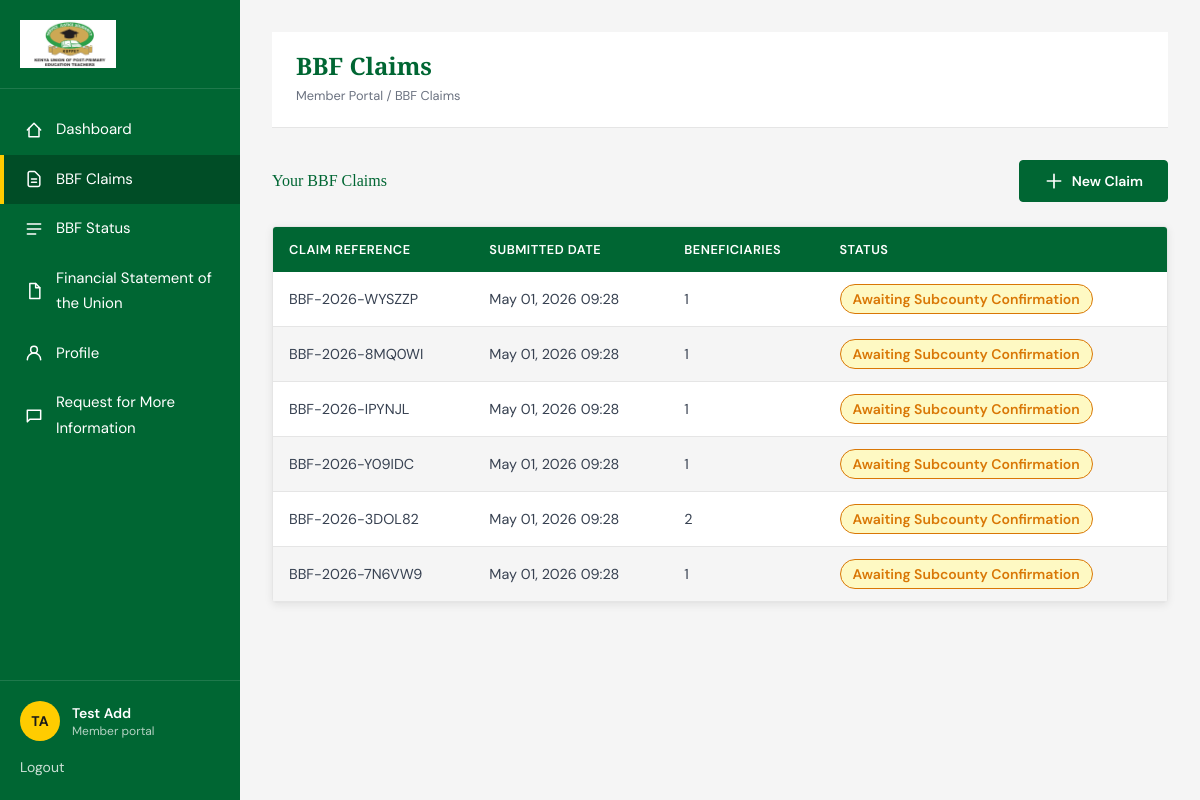
Page /dashboard/bbf-claims/ (signed in) on the committed database.
### accounts/models.py (models this page shows, shortened)
class CustomUser(AbstractUser):
    tsc_number = models.CharField(max_length=50, unique=True)
    email = models.EmailField(_('email address'), unique=True, null=True, blank=True)
    phone_number = models.CharField(max_length=20, blank=True)
    sub_county = models.CharField(max_length=100, blank=True)
    school = models.CharField(max_length=150, blank=True)
    APPROVAL_STATUS_CHOICES = [
        ('PENDING', _('Pending Approval')),
        ('APPROVED', _('Approved')),
        ('REJECTED', _('Rejected')),
    ]
    approval_status = models.CharField(max_length=10, choices=APPROVAL_STATUS_CHOICES, default='PENDING')
    approval_date = models.DateTimeField(null=True, blank=True)
    approved_by = models.ForeignKey(
        'self',
        on_delete=models.SET_NULL,
        null=True,
        blank=True,
        related_name='approved_users'
    )
    totp_secret = models.CharField(max_length=16, blank=True)
    totp_enabled = models.BooleanField(default=False)
    is_subcounty_rep = models.BooleanField(default=False)
    is_county_rep = models.BooleanField(default=False)
    username = None
    USERNAME_FIELD = 'tsc_number' # Use TSC number for login
    REQUIRED_FIELDS = ['email']
    objects = CustomUserManager()

### bbf/models.py (models this page shows, shortened)
class BBFClaim(models.Model):
    STATUS_CHOICES = [
        ('pending', 'Pending'),
        ('awaiting_subcounty', 'Awaiting Subcounty'),
        ('awaiting_county', 'Awaiting County'),
        ('approved', 'Approved'),
        ('rejected', 'Rejected'),
    ]
    member = models.ForeignKey(
        settings.AUTH_USER_MODEL,
        on_delete=models.CASCADE,
        related_name='bbf_claims'
    )
    claim_reference = models.CharField(
        max_length=50,
        unique=True,
        default=generate_claim_reference
    )
    status = models.CharField(
        max_length=20,
        choices=STATUS_CHOICES,
        default='pending'
    )
    submitted_at = models.DateTimeField(auto_now_add=True)
    updated_at = models.DateTimeField(auto_now=True)
    subcounty_confirmed_at = models.DateTimeField(null=True, blank=True)
    subcounty_confirmed_by = models.ForeignKey(
        settings.AUTH_USER_MODEL,
        on_delete=models.SET_NULL,
        null=True,
        blank=True,
        related_name='subcounty_confirmed_claims'
    )
    county_confirmed_at = models.DateTimeField(null=True, blank=True)
    county_confirmed_by = models.ForeignKey(
        settings.AUTH_USER_MODEL,
        on_delete=models.SET_NULL,
        null=True,
        blank=True,
        related_name='county_confirmed_claims'
    )
    @property
    def beneficiaries_count(self):
        return self.beneficiaries.count()

### dashboard/views.py (the view)
# urls.py: path('bbf-claims/', views.BBFClaimsListView.as_view(), name='bbf_claims'),
class BBFClaimsListView(LoginRequiredMixin, ListView):
    template_name = "dashboard/bbf_claims_list.html"
    login_url = reverse_lazy("login")
    context_object_name = "claims"
    def get_queryset(self):
        return BBFClaim.objects.filter(member=self.request.user).order_by("-submitted_at")

### templates/dashboard/bbf_claims_list.html (shortened to what this page needs)
{% extends 'dashboard/base_dashboard.html' %}
{% load static %}
{% block dashboard_title %}BBF Claims{% endblock %}
{% block dashboard_breadcrumb %}Member Portal / BBF Claims{% endblock %}
{% block dashboard_content %}
<div class="space-y-6">
    <div class="flex items-center justify-between">
        <div class="flex items-center gap-4">
            <h2 class="dashboard-heading">Your BBF Claims</h2>
        </div>
        <a href="{% url 'bbf_claim_create' %}" class="btn btn-primary">
            <svg class="h-5 w-5" fill="none" stroke="currentColor" viewBox="0 0 24 24" aria-hidden="true">
                <path stroke-linecap="round" stroke-linejoin="round" stroke-width="2" d="M12 4v16m8-8H4"></path>
            </svg>
            <span>New Claim</span>
        </a>
    </div>
    <div class="table-shell">
        <table class="data-table">
            <thead>
                <tr>
                    <th>Claim Reference</th>
                    <th>Submitted Date</th>
                    <th>Beneficiaries</th>
                    <th>Status</th>
                </tr>
            </thead>
            <tbody>
                {% for claim in claims %}
                    <tr class="cursor-pointer hover:bg-[var(--bg-card-hover)]" onclick="window.location.href='{% url 'bbf_claim_detail' pk=claim.pk %}'">
                        <td class="font-mono text-sm">{{ claim.claim_reference }}</td>
                        <td>{{ claim.submitted_at|date:"M d, Y H:i" }}</td>
                        <td>{{ claim.beneficiaries_count }}</td>
                        <td>
                            {% if claim.status == 'pending' %}
                                <span class="status-badge status-badge--muted">Pending</span>
                            {% elif claim.status == 'awaiting_subcounty' %}
                                <span class="status-badge status-badge--pending">Awaiting Subcounty Confirmation</span>
                            {% elif claim.status == 'awaiting_county' %}
                                <span class="status-badge status-badge--info">Awaiting County Confirmation</span>
                            {% elif claim.status == 'approved' %}
                                <span class="status-badge status-badge--good">Approved</span>
                            {% elif claim.status == 'rejected' %}
                                <span class="status-badge status-badge--bad">Rejected</span>
                            {% endif %}
                        </td>
                    </tr>
                {% endfor %}
            </tbody>
        </table>
    </div>
</div>
{% endblock %}

### templates/dashboard/base_dashboard.html (shortened to what this page needs)
{% extends 'base.html' %}
{% load static %}
{% block body_class %}dashboard-body{% endblock %}
{% block site_shell %}
<div class="dashboard-shell">
    <aside class="dashboard-sidebar" id="dashboard-sidebar">
        <div class="dashboard-sidebar__logo">
            <a href="{% url 'dashboard' %}">
                <img src="{% static 'images/kuppet.png' %}" alt="KUPPET Siaya Branch logo">
            </a>
        </div>
        <nav class="dashboard-nav" aria-label="Dashboard navigation">
            <a href="{% url 'dashboard' %}" class="dashboard-nav-link {% if request.resolver_match.url_name == 'dashboard' %}is-active{% endif %}">
                <svg class="dashboard-nav-icon" fill="none" stroke="currentColor" viewBox="0 0 24 24" aria-hidden="true">
                    <path stroke-linecap="round" stroke-linejoin="round" stroke-width="1.8" d="M4 12l8-8 8 8"></path>
                    <path stroke-linecap="round" stroke-linejoin="round" stroke-width="1.8" d="M6 10v10h12V10"></path>
                </svg>
                <span class="dashboard-nav-label">Dashboard</span>
            </a>
            <a href="{% url 'bbf_claims' %}" class="dashboard-nav-link {% if request.resolver_match.url_name == 'bbf_claims' or request.resolver_match.url_name == 'bbf_claim_create' or request.resolver_match.url_name == 'bbf_claim_detail' %}is-active{% endif %}">
                <svg class="dashboard-nav-icon" fill="none" stroke="currentColor" viewBox="0 0 24 24" aria-hidden="true">
                    <path stroke-linecap="round" stroke-linejoin="round" stroke-width="1.8" d="M9 12h6m-6 4h6m2 5H7a2 2 0 01-2-2V5a2 2 0 012-2h5.586a1 1 0 01.707.293l5.414 5.414a1 1 0 01.293.707V19a2 2 0 01-2 2z"></path>
                </svg>
                <span class="dashboard-nav-label">BBF Claims</span>
            </a>
            <a href="{% url 'bbf_status' %}" class="dashboard-nav-link {% if request.resolver_match.url_name == 'bbf_status' %}is-active{% endif %}">
                <svg class="dashboard-nav-icon" fill="none" stroke="currentColor" viewBox="0 0 24 24" aria-hidden="true">
                    <path stroke-linecap="round" stroke-linejoin="round" stroke-width="1.8" d="M4 6h16M4 12h16M4 18h10"></path>
                </svg>
                <span class="dashboard-nav-label">BBF Status</span>
            </a>
            <a href="{% url 'financials' %}" class="dashboard-nav-link {% if request.resolver_match.url_name == 'financials' %}is-active{% endif %}">
                <svg class="dashboard-nav-icon" fill="none" stroke="currentColor" viewBox="0 0 24 24" aria-hidden="true">
                    <path stroke-linecap="round" stroke-linejoin="round" stroke-width="1.8" d="M7 3h7l5 5v13H7z"></path>
                    <path stroke-linecap="round" stroke-linejoin="round" stroke-width="1.8" d="M14 3v5h5"></path>
                </svg>
                <span class="dashboard-nav-label">Financial Statement of the Union</span>
            </a>
            <a href="{% url 'profile' %}" class="dashboard-nav-link {% if request.resolver_match.url_name == 'profile' %}is-active{% endif %}">
                <span class="dashboard-nav-label">Profile</span>
            </a>
            <a href="{% url 'support' %}" class="dashboard-nav-link {% if request.resolver_match.url_name == 'support' %}is-active{% endif %}">
                <svg class="dashboard-nav-icon" fill="none" stroke="currentColor" viewBox="0 0 24 24" aria-hidden="true">
                    <path stroke-linecap="round" stroke-linejoin="round" stroke-width="1.8" d="M4 5h16v11H7l-3 3V5z"></path>
                </svg>
                <span class="dashboard-nav-label">Request for More Information</span>
            </a>
        </nav>
        <div class="dashboard-sidebar__footer">
            <div class="mb-3 flex items-center gap-3">
                <span class="avatar-badge">{{ user.first_name|default:user.tsc_number|slice:":1" }}{{ user.last_name|slice:":1" }}</span>
                <div class="dashboard-sidebar__footer-text">
                    <p class="text-sm font-semibold">{{ user.get_full_name|default:user.tsc_number }}</p>
                    <p class="text-xs text-white/70">Member portal</p>
                </div>
            </div>
            <a href="{% url 'logout' %}" class="text-sm text-white/80 hover:text-white hover:underline">Logout</a>
        </div>
    </aside>
    <main class="dashboard-main">
        <div class="dashboard-main__inner">
            <div class="dashboard-heading-bar">
                <div class="flex items-start gap-4">
                    <div>
                        <h1>{% block dashboard_title %}Member Dashboard{% endblock %}</h1>
                        <p class="dashboard-breadcrumb">{% block dashboard_breadcrumb %}Member Portal{% endblock %}</p>
                    </div>
                </div>
            </div>
            {% block dashboard_content %}{% endblock %}
        </div>
    </main>
</div>
{% endblock %}

### theme/templates/base.html (shortened to what this page needs)
{% load static %}
<!DOCTYPE html>
<html lang="en">
<head>
    <link rel="stylesheet" href="{% static 'css/styles.css' %}">
</head>
<body class="{% block body_class %}{% endblock %}">
    {% block site_shell %}{% endblock %}
</body>
</html>

### rows in the picture
CustomUser: first_name "T", last_name "A", get_full_name "Test Add"
BBFClaim: claim_reference "BBF-2026-WYSZZP", submitted_at "May 01, 2026 09:28", beneficiaries_count "1", shows "Awaiting Subcounty Confirmation"
BBFClaim: claim_reference "BBF-2026-8MQ0WI", submitted_at "May 01, 2026 09:28", beneficiaries_count "1", shows "Awaiting Subcounty Confirmation"
BBFClaim: claim_reference "BBF-2026-IPYNJL", submitted_at "May 01, 2026 09:28", beneficiaries_count "1", shows "Awaiting Subcounty Confirmation"
BBFClaim: claim_reference "BBF-2026-Y09IDC", submitted_at "May 01, 2026 09:28", beneficiaries_count "1", shows "Awaiting Subcounty Confirmation"
BBFClaim: claim_reference "BBF-2026-3DOL82", submitted_at "May 01, 2026 09:28", beneficiaries_count "2", shows "Awaiting Subcounty Confirmation"
BBFClaim: claim_reference "BBF-2026-7N6VW9", submitted_at "May 01, 2026 09:28", beneficiaries_count "1", shows "Awaiting Subcounty Confirmation"
